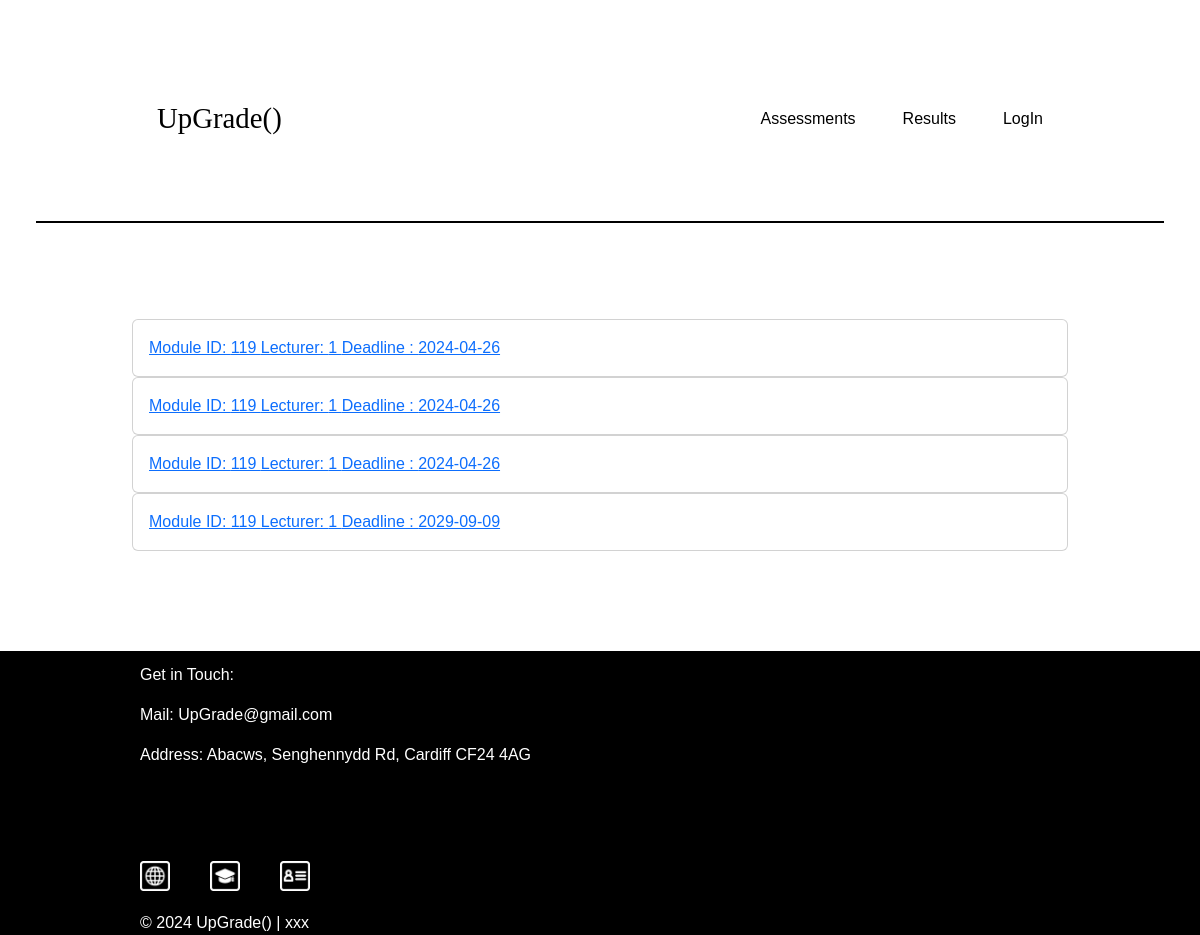
Screenshot of /summative_assessments_student with the database file from the repository.
### tables this page shows
CREATE TABLE Summative_Assessments_ (
    Assessment_ID INTEGER PRIMARY KEY AUTOINCREMENT,
    Module_ID INTEGER NOT NULL,
    Lecturer_ID INTEGER NOT NULL,
    Deadline DATE,
    Feedbackdate DATE,
    Available INTEGER,
    Feedbacktype INTEGER,
	Instructions INTEGER
);

### app.py (the view)
@app.route("/summative_assessments_student")
def summative_assessments_student():
    Studentassessments = []
    try:
        conn = sqlite3.connect(DATABASE)
        cur = conn.cursor()
        cur.execute("SELECT Assessment_ID, Module_ID,Lecturer_ID, Deadline FROM Summative_Assessments_ WHERE Available = 1")
        Assessments = cur.fetchall()
        columns = [column[0] for column in cur.description]
        Studentassessments = [dict(zip(columns, assessment)) for assessment in Assessments]
    except sqlite3.Error as e:
        print(f"Error is {e}")
    finally:
            conn.close()
    return render_template('summative_assessments_student.html', Studentassessments=Studentassessments)

### templates/summative_assessments_student.html (shortened to what this page needs)
{% extends "index.html" %}
{% block content %}
    {% for assessment in Studentassessments %}
    <div class="card">
        <div class="card-body">
        <a href="{{ url_for('summative_studentassessmentdetails', assess=assessment['Assessment_ID']) }}" button type="button" >Module ID: {{ assessment['Module_ID'] }} Lecturer:  {{ assessment['Lecturer_ID'] }} Deadline
            : {{ assessment['Deadline'] }}</a></button>
        </div>
    </div>
        {% else %}
    <li><h1>no assessments</h1></li>
{% endfor %}
{% endblock %}

### static/style_a.css (style rules this page uses)
* { font-family: Arial, Helvetica, sans-serif; box-sizing: border-box; margin: 0; padding: 0; list-style: none; }
body { line-height: 1.5; font-size: 1.15rem; }

### rows the page displays
Summative_Assessments_: Module_ID "119", Lecturer_ID "1", Deadline "2024-04-26"
Summative_Assessments_: Module_ID "119", Lecturer_ID "1", Deadline "2024-04-26"
Summative_Assessments_: Module_ID "119", Lecturer_ID "1", Deadline "2024-04-26"
Summative_Assessments_: Module_ID "119", Lecturer_ID "1", Deadline "2029-09-09"
